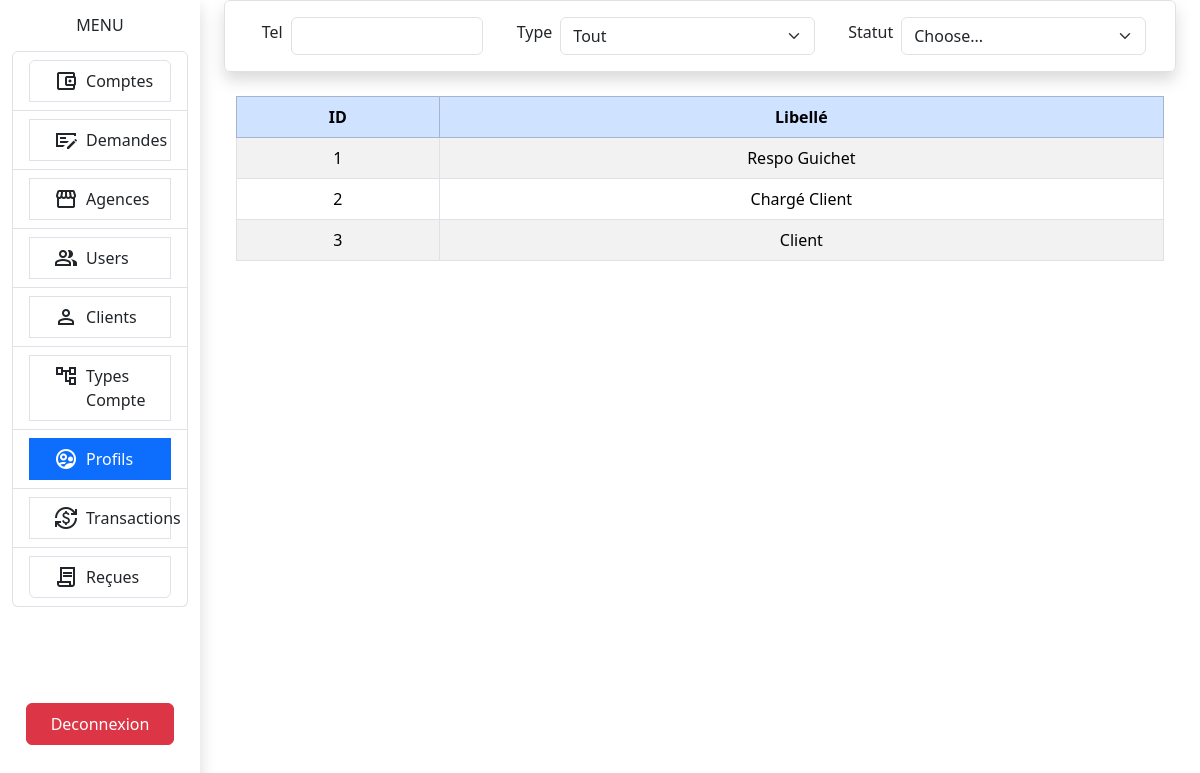
The app's page /?ressource=html&controller=profil (signed in) with its own data.
### tables this page shows
CREATE TABLE profil (
    idp INT PRIMARY KEY AUTO_INCREMENT,
    libp VARCHAR(100) NOT NULL
);

### src/core/Controller.php (called while the page is built, shortened)
<?php
abstract class  Controller {
    public function renderView(string $view, array $data = [] ): void {
        extract($data);
        require_once "../views/$view.html.php";
    }
}

### src/controllers/html/ProfilController.php (called while the page is built)
<?php
require_once "../src/models/ProfilModel.php";
require_once "../src/core/Controller.php";
class ProfilController extends Controller {
    private ProfilModel $profilModel;
    public function __construct() {
        $this->profilModel = new ProfilModel();
        $this-> load();
    }
    public function load() {
        $this-> listerProfils();
    }
    private function listerProfils() {
        parent::renderView("profils/listeProfils", ['data' => $this-> profilModel-> findAllProfils()]);
    }
}

### public/index.php (called while the page is built, shortened)
<?php
Rooter::run();

### src/core/Model.php (called while the page is built, shortened)
<?php
abstract class  Model
{
    protected function executeSelect(string $sql, bool $single = false): array {
        $calledClass = get_called_class();
        $result = $this->openConnexion()->query($sql);
        if (!$single) {
            return $result->fetchAll(PDO::FETCH_CLASS, $calledClass);
        }
        return $result->fetch(PDO::FETCH_CLASS, $calledClass);
    }
    protected function openConnexion()
    {
        return new PDO(
            'mysql:host=localhost;dbname=gestionbank;charset=utf8', 'root', ''
        );
    }
}

### src/models/ProfilModel.php (called while the page is built)
<?php
require "../src/core/Model.php";
class ProfilModel extends Model {
    public function findAllProfils() {
        $sql = "SELECT * FROM profil";
        return $this->executeSelect($sql);
    }
}

### views/profils/listeProfils.html.php (the view, shortened to what this page needs)
<div class="container w-100">
    <div class="container col-12 border shadow d-flex align-items-center justify-content-around p-3 rounded">
        <div class="col-md-3 d-flex align-items-center">
            <label for="inputCity" class="form-label  mx-2">Tel</label>
            <input type="text" class="form-control" id="inputTel">
        </div>
        <div class="col-md-4 d-flex d-flex align-items-center">
            <label for="inputTc" class="form-label  mx-2">Type</label>
            <select id="inputTc" class="form-select">
                <option value="all">Tout</option>
            </select>
        </div>
        <div class="col-md-4 d-flex align-items-center">
            <label for="inputState" class="form-label mx-2">Statut</label>
            <select id="inputState" class="form-select">
                <option selected>Choose...</option>
            </select>
        </div>
    </div>
    <div class="container mt-4 col-12">
        <table class="table table-striped table-hover table-bordered vw-50">
            <thead class="table-primary">
                <tr>
                    <th class="text-center">ID</th>
                    <th class="text-center">Libellé</th>
                </tr>
            </thead>
            <tbody>
            <?php foreach ($data as $datum): ?>
                <tr>
                    <td class="text-center"> <?= $datum->idp ?>  </td>
                    <td class="text-center"> <?= $datum->libp ?>  </td>
                </tr>
            <?php endforeach ?>
            </tbody>
        </table>
    </div>
</div>

### records on screen
profil: idp "1", libp "Respo Guichet"
profil: idp "2", libp "Chargé Client"
profil: idp "3", libp "Client"
